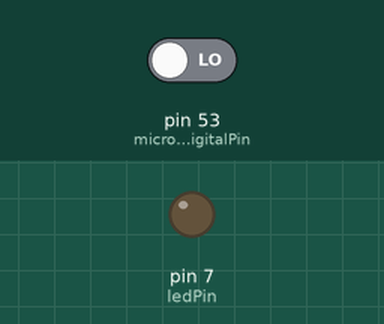
Recording of a sketch running on a simulated Arduino Mega 2560, built with avr-gcc and run on an emulated ATmega2560. Parts: output pins drawn as LEDs (lit = HIGH). The test bench sets the inputs (shaded band); at power-on: pin 53 (microphoneDigitalPin) LOW.

Above: at 1.2 s.
1.3 s: pin 53 (microphoneDigitalPin) driven HIGH
At 2.0 s:
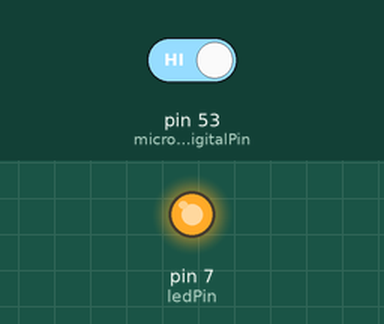
Timing chart, 0 to 4.3 s (numbered marks = the images above; inputs shaded):
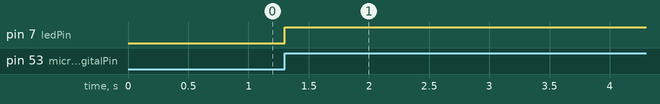

Measured:
- after the input at 1.3 s, pin 7 (ledPin): LOW → HIGH at once

The sketch:

led_sound_detector.ino
```cpp
int ledPin = 7;
int microphoneDigitalPin = 53;
int digitalState = 0;
int ledDelay = 6000;

void setup() {
  pinMode(ledPin, OUTPUT);
  pinMode(microphoneDigitalPin, INPUT);
}

void loop() {
  microPhoneProcess();
}

void microPhoneProcess() {
  digitalState = digitalRead(microphoneDigitalPin);

  if (digitalState == HIGH) {
    digitalWrite(ledPin, HIGH);
    delay(ledDelay);
  } else {
    digitalWrite(ledPin, LOW);
  }
}
```
